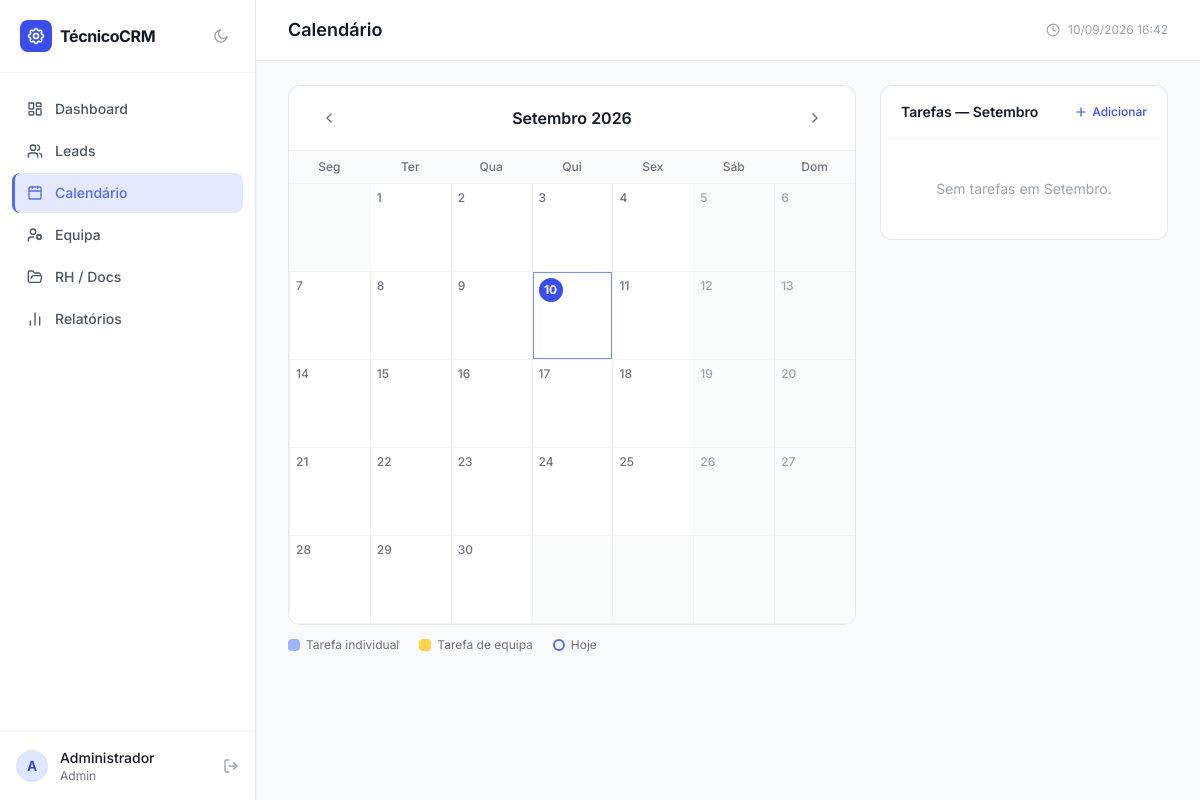
Page /calendario.php (signed in) on the earlier database version.
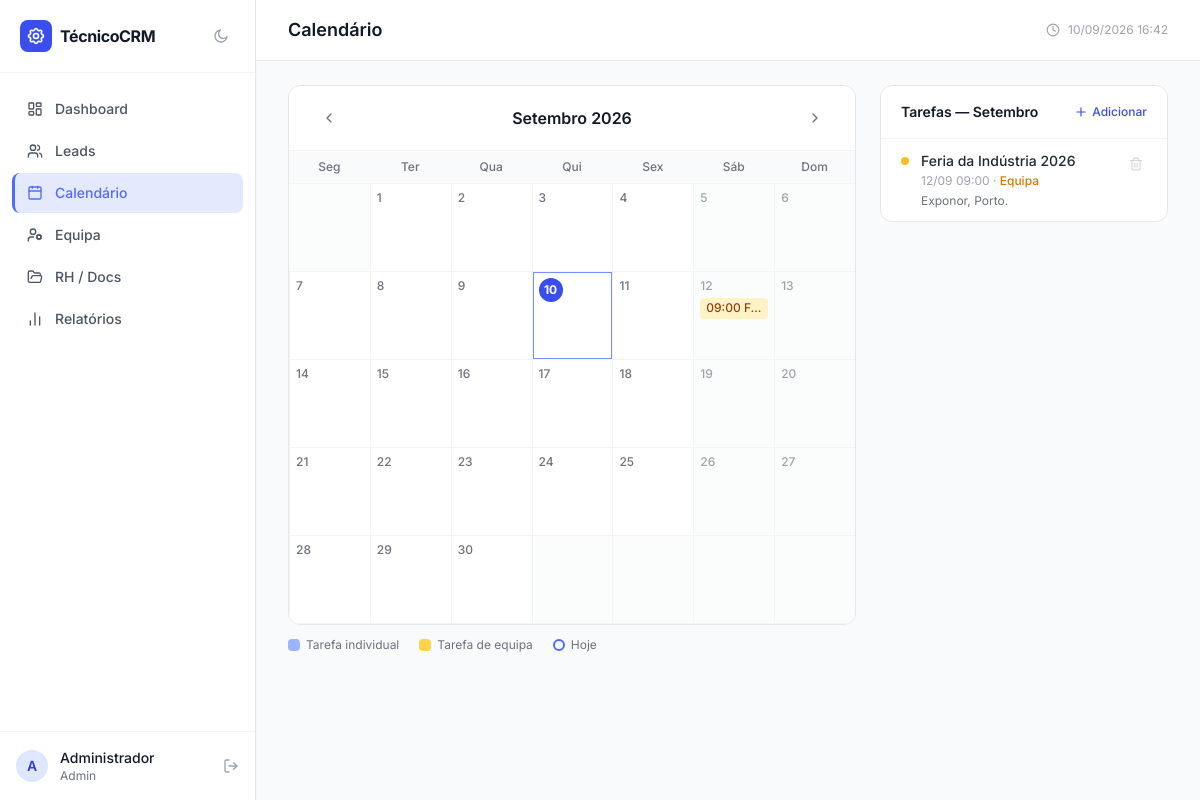
Same page on the later database version.
### tables this page shows
CREATE TABLE `calendario_tarefas` (
  `id` int(10) UNSIGNED NOT NULL,
  `titulo` varchar(200) NOT NULL,
  `descricao` text DEFAULT NULL,
  `data_hora` datetime NOT NULL,
  `tipo` enum('individual','equipa') NOT NULL DEFAULT 'individual',
  `criado_por` int(10) UNSIGNED NOT NULL,
  `atribuido_a` int(10) UNSIGNED DEFAULT NULL,
  `created_at` datetime NOT NULL DEFAULT current_timestamp()
);

### config.php (called while the page is built, shortened)
<?php
function h(string $string): string
{
    return htmlspecialchars($string, ENT_QUOTES | ENT_HTML5, 'UTF-8');
}
function hasRole(string $role): bool
{
    return isset($_SESSION['role']) && $_SESSION['role'] === $role;
}

### calendario.php (the view, shortened to what the changed rows need)
<?php
require_once __DIR__ . '/config.php';
$pdo       = getDB();
$userId    = (int) $_SESSION['user_id'];
$isAdmin   = hasRole('admin');
$pageTitle = 'Calendário';
$mes = max(1, min(12, (int)($_GET['mes'] ?? date('n'))));
$ano = (int)($_GET['ano'] ?? date('Y'));
$dataInicio = sprintf('%04d-%02d-01 00:00:00', $ano, $mes);
$dataFim    = date('Y-m-t 23:59:59', strtotime(sprintf('%04d-%02d-01', $ano, $mes)));
if ($isAdmin) {
    $stmtT = $pdo->prepare(
        "SELECT ct.*,
                u.nome  AS criador_nome,
                ua.nome AS atribuido_nome
           FROM calendario_tarefas ct
           JOIN utilizadores u   ON u.id  = ct.criado_por
      LEFT JOIN utilizadores ua  ON ua.id = ct.atribuido_a
          WHERE ct.data_hora BETWEEN :inicio AND :fim
          ORDER BY ct.data_hora ASC"
    );
    $stmtT->execute([':inicio' => $dataInicio, ':fim' => $dataFim]);
}
$tarefas = $stmtT->fetchAll();
$tarefasPorDia = [];
foreach ($tarefas as $t) {
    $tarefasPorDia[(int)date('j', strtotime($t['data_hora']))][] = $t;
}
$mesesPt = [
    1=>'Janeiro',2=>'Fevereiro',3=>'Março',4=>'Abril',
    5=>'Maio',6=>'Junho',7=>'Julho',8=>'Agosto',
    9=>'Setembro',10=>'Outubro',11=>'Novembro',12=>'Dezembro',
];
$nomeMes     = $mesesPt[$mes];
$diasNoMes   = (int)date('t', mktime(0, 0, 0, $mes, 1, $ano));
$primeiroDia = (int)date('N', mktime(0, 0, 0, $mes, 1, $ano));
include __DIR__ . '/includes/header.php';
?>
<div class="flex flex-col lg:flex-row gap-6">
    <div class="flex-1 min-w-0">
        <div class="bg-white dark:bg-gray-900 rounded-xl border border-gray-200 dark:border-gray-800 overflow-hidden">
            <div class="px-6 py-4 border-b border-gray-100 dark:border-gray-800 flex items-center justify-between">
                <h2 class="font-semibold text-gray-900 dark:text-white capitalize">
                    <?= $nomeMes ?> <?= $ano ?>
                </h2>
            </div>
            <div class="grid grid-cols-7 text-center text-xs font-medium
                        text-gray-500 dark:text-gray-400
                        bg-gray-50 dark:bg-gray-800/60
                        border-b border-gray-100 dark:border-gray-800">
                <?php foreach (['Seg','Ter','Qua','Qui','Sex','Sáb','Dom'] as $d): ?>
                <div class="py-2"><?= $d ?></div>
                <?php endforeach; ?>
            </div>
            <div class="grid grid-cols-7 divide-x divide-gray-100 dark:divide-gray-800">
                <?php
                for ($i = 1; $i < $primeiroDia; $i++):
                ?>
                <div class="min-h-[88px] bg-gray-50/60 dark:bg-gray-900/40
                            border-b border-gray-100 dark:border-gray-800"></div>
                <?php endfor; ?>
                <?php for ($dia = 1; $dia <= $diasNoMes; $dia++):
                    $hoje       = ($dia === (int)date('j') && $mes === (int)date('n') && $ano === (int)date('Y'));
                    $temTarefas = !empty($tarefasPorDia[$dia]);
                    $col        = ($primeiroDia + $dia - 2) % 7;
                    $fimSemana  = $col >= 5;
                ?>
                <div class="min-h-[88px] p-1.5 border-b border-gray-100 dark:border-gray-800 cursor-pointer
                            <?= $fimSemana ? 'bg-gray-50/60 dark:bg-gray-900/40' : 'bg-white dark:bg-gray-900' ?>
                            <?= $hoje ? 'ring-1 ring-inset ring-brand-400 dark:ring-brand-600' : '' ?>
                            hover:bg-brand-50/40 dark:hover:bg-brand-950/40 transition"
                     onclick="abrirModalTarefa(<?= $dia ?>, <?= $mes ?>, <?= $ano ?>)">
                    <div class="flex justify-start mb-1">
                        <?php if ($hoje): ?>
                        <span class="w-6 h-6 rounded-full bg-brand-600 text-white text-xs font-bold
                                     flex items-center justify-center leading-none">
                            <?= $dia ?>
                        </span>
                        <?php else: ?>
                        <span class="text-xs font-medium
                                     <?= $fimSemana ? 'text-gray-400 dark:text-gray-600' : 'text-gray-500 dark:text-gray-400' ?>">
                            <?= $dia ?>
                        </span>
                        <?php endif; ?>
                    </div>
                    <?php if ($temTarefas): foreach ($tarefasPorDia[$dia] as $t): ?>
                    <div class="text-xs px-1.5 py-0.5 rounded mb-0.5 truncate leading-snug
                                <?= $t['tipo'] === 'equipa'
                                    ? 'bg-amber-100 dark:bg-amber-900/60 text-amber-800 dark:text-amber-200 font-medium'
                                    : 'bg-brand-100 dark:bg-brand-900/60 text-brand-800 dark:text-brand-200' ?>"
                         title="<?= h($t['titulo']) ?> — <?= date('H:i', strtotime($t['data_hora'])) ?>">
                        <?= date('H:i', strtotime($t['data_hora'])) ?>
                        <?= h(mb_substr($t['titulo'], 0, 16)) ?>
                    </div>
                    <?php endforeach; endif; ?>
                </div>
                <?php endfor; ?>
                <?php
                $totalCelulas = $primeiroDia - 1 + $diasNoMes;
                $celulasFim   = (7 - ($totalCelulas % 7)) % 7;
                for ($i = 0; $i < $celulasFim; $i++):
                ?>
                <div class="min-h-[88px] bg-gray-50/60 dark:bg-gray-900/40
                            border-b border-gray-100 dark:border-gray-800"></div>
                <?php endfor; ?>
            </div>
        </div>
    </div>
    <div class="w-full lg:w-72 flex-shrink-0">
        <div class="bg-white dark:bg-gray-900 rounded-xl border border-gray-200 dark:border-gray-800 overflow-hidden">
            <div class="divide-y divide-gray-50 dark:divide-gray-800
                        max-h-[calc(100vh-260px)] overflow-y-auto">
                <?php if (empty($tarefas)): ?>
                <p class="px-5 py-10 text-center text-sm text-gray-400 dark:text-gray-500">
                    Sem tarefas em <?= $nomeMes ?>.
                </p>
                <?php else: foreach ($tarefas as $t): ?>
                <div class="px-5 py-3 hover:bg-gray-50 dark:hover:bg-gray-800/50 transition">
                    <div class="flex items-start gap-3">
                        <span class="mt-1.5 w-2 h-2 rounded-full flex-shrink-0
                                     <?= $t['tipo'] === 'equipa'
                                         ? 'bg-amber-400 dark:bg-amber-500'
                                         : 'bg-brand-400 dark:bg-brand-500' ?>"></span>
                        <div class="flex-1 min-w-0">
                            <p class="text-sm font-medium text-gray-800 dark:text-gray-100 truncate">
                                <?= h($t['titulo']) ?>
                            </p>
                            <p class="text-xs text-gray-400 dark:text-gray-500 mt-0.5">
                                <?= date('d/m H:i', strtotime($t['data_hora'])) ?>
                                <?php if ($t['tipo'] === 'equipa'): ?>
                                · <span class="text-amber-600 dark:text-amber-400 font-medium">Equipa</span>
                                <?php elseif (!empty($t['atribuido_nome'])): ?>
                                · <span class="text-gray-500 dark:text-gray-400"><?= h($t['atribuido_nome']) ?></span>
                                <?php endif; ?>
                            </p>
                            <?php if (!empty($t['descricao'])): ?>
                            <p class="text-xs text-gray-500 dark:text-gray-400 mt-1 line-clamp-2">
                                <?= h($t['descricao']) ?>
                            </p>
                            <?php endif; ?>
                        </div>
                        <?php if ($isAdmin || (int)$t['criado_por'] === $userId): ?>
                        <form method="POST" action="calendario.php"
                              onsubmit="return confirm('Apagar esta tarefa?')">
                            <button type="submit"
                                    class="p-1 text-gray-300 dark:text-gray-600
                                           hover:text-red-500 dark:hover:text-red-400 transition mt-0.5">
                                <i data-lucide="trash-2" class="w-3.5 h-3.5"></i>
                            </button>
                        </form>
                        <?php endif; ?>
                    </div>
                </div>
                <?php endforeach; endif; ?>
            </div>
        </div>
    </div>
</div>
<?php include __DIR__ . '/includes/footer.php'; ?>

### header.php (shortened to what the changed rows need)
<?php
$pageTitle = $pageTitle ?? APP_NAME;
?>
<!DOCTYPE html>
<html lang="pt" class="h-full">
<head>
    <script src="https://cdn.tailwindcss.com"></script>
</head>
<body class="h-full bg-gray-50 dark:bg-gray-950 text-gray-800 dark:text-gray-100">
<div class="flex h-screen overflow-hidden">
    <aside class="w-64 bg-white dark:bg-gray-900 border-r border-gray-200 dark:border-gray-800 flex flex-col shadow-sm flex-shrink-0">
        <nav class="flex-1 px-3 py-4 space-y-0.5 overflow-y-auto">
            <?php
            $currentPage = basename($_SERVER['PHP_SELF']);
            $menuItems = [
                ['href' => 'dashboard.php',  'label' => 'Dashboard',   'icon' => 'layout-dashboard', 'pages' => ['dashboard.php']],
                ['href' => 'leads.php',      'label' => 'Leads',       'icon' => 'users',             'pages' => ['leads.php']],
                ['href' => 'calendario.php', 'label' => 'Calendário',  'icon' => 'calendar',          'pages' => ['calendario.php']],
            ];
            if (hasRole('admin')) {
                $menuItems[] = ['href' => 'funcionarios.php', 'label' => 'Equipa',     'icon' => 'user-cog',    'pages' => ['funcionarios.php']];
                $menuItems[] = ['href' => 'rh.php',           'label' => 'RH / Docs',  'icon' => 'folder-open', 'pages' => ['rh.php']];
                $menuItems[] = ['href' => 'relatorios.php',   'label' => 'Relatórios', 'icon' => 'bar-chart-2', 'pages' => ['relatorios.php']];
            }
            foreach ($menuItems as $item):
                $active = in_array($currentPage, $item['pages']) ? 'active' : '';
            ?>
            <a href="<?= APP_URL ?>/<?= $item['href'] ?>"
               class="sidebar-link flex items-center gap-3 px-3 py-2.5 rounded-lg text-sm font-medium
                      text-gray-600 dark:text-gray-400
                      hover:bg-gray-50 dark:hover:bg-gray-800
                      hover:text-gray-900 dark:hover:text-white
                      transition-colors <?= $active ?>">
                <i data-lucide="<?= $item['icon'] ?>" class="w-4 h-4 flex-shrink-0"></i>
                <?= $item['label'] ?>
            </a>
            <?php endforeach; ?>
        </nav>
    </aside>
    <main class="flex-1 overflow-y-auto">
        <header class="bg-white dark:bg-gray-900 border-b border-gray-200 dark:border-gray-800 px-8 py-4 flex items-center justify-between sticky top-0 z-10">
            <h1 class="text-lg font-semibold text-gray-900 dark:text-white"><?= h($pageTitle) ?></h1>
        </header>
        <div class="px-8 py-6">

Differences in the rows shown:
now on this page (row edited): calendario_tarefas: data_hora "09:00", titulo "F…", titulo "Feria da Indústria 2026", data_hora "12/09 09:00", tipo "Equipa", descricao "Exponor, Porto."
Other differences:
$nomeMes: "Setembro" → (not shown)
text no longer shown: "Sem tarefas em ."
